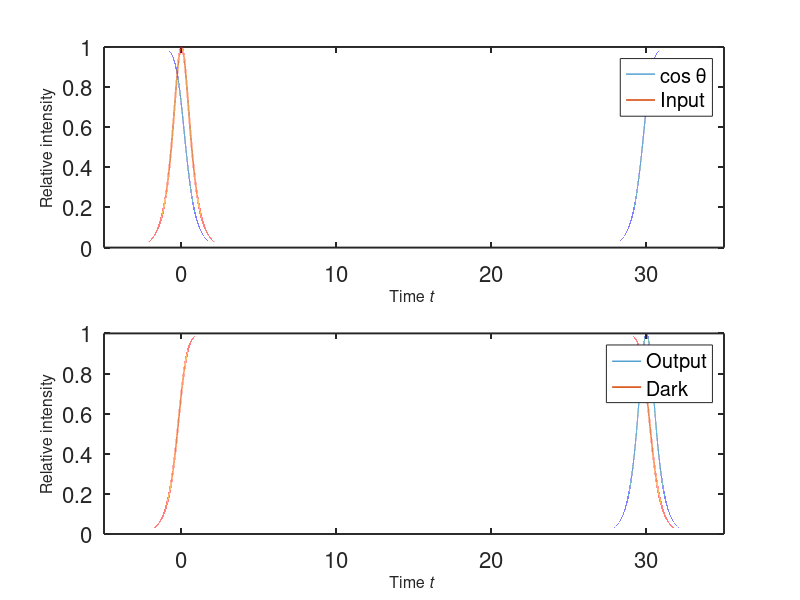

The MATLAB source for this figure:
%%%%%%%%%%%%%%%%%%%%%%%%%%%%%%%%%%%%%%%%%%%%%%%%%%%%%%%%%%%%%%%%%%%%%%%%%%%
% EIT in adiabatic limit, Schrodinger Equation, Input-output formalism
%
% Reproduce Fig.5 of ?How to Trap Photons? Storing Single-Photon Quantum States in Collective Atomic Excitations.? 
%   by Fleischhauer, M., S.F. Yelin, and M.D. Lukin.
%
%%%%%%%%%%%%%%%%%%%%%%%%%%%%%%%%%%%%%%%%%%%%%%%%%%%%%%%%%%%%%%%%%%%%%%%%%%%

% Time
t = (-5:0.0001:35);
dt = t(2)-t(1);
% Characteristic time
T = 1;

% Empty cavity decay rate
gamma = 4;

% cos theta as a function of t, theta is the mixing angle
CosTheta = sqrt(2/gamma/T)*sech(2*t/T)./sqrt(1+tanh(2*t/T)) + sqrt(2/gamma/T)*sech(-2*(t-30)/T)./sqrt(1+tanh(-2*(t-30)/T));

% Input and Output field
Input = sqrt(1/T)*sech(2*(t)/T);
Output = zeros(1,length(t));
% Dark state
D = zeros(1,length(t));

for jj = 2:length(t)
    D(jj) = D(jj-1) + dt*( sqrt(gamma)*CosTheta(jj)*Input(jj-1) - gamma/2*CosTheta(jj)^2*D(jj-1));
    Output(jj) = Input(jj) - sqrt(gamma)*CosTheta(jj)*D(jj-1);
end

subplot(2,1,1),plot(t,CosTheta, t,Input, 'LineWidth',1.2);
set(gca,'xLim',[min(t) max(t)],'yLim',[0 1],'Linewidth',1.4,'FontSize',16);
xlabel('\fontsize{16}Time \itt ');
ylabel('\fontsize{16}Relative intensity');
legend('cos \theta','Input','Location','best')

subplot(2,1,2),plot(t,-Output, t,D, 'LineWidth',1.2);
set(gca,'xLim',[min(t) max(t)],'yLim',[0 1],'Linewidth',1.4,'FontSize',16);
xlabel('\fontsize{16}Time \itt ');
ylabel('\fontsize{16}Relative intensity');
legend('Output','Dark','Location','best')






